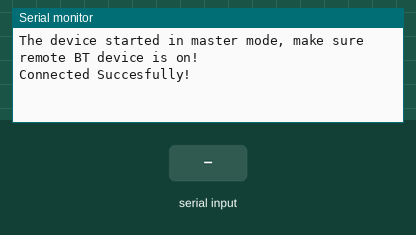
Simulated run of this sketch. Board: ESP32. On the bench: the last lines printed to the serial monitor. The test bench sets the inputs (shaded band). Nothing arrives over Bluetooth unless stated.

Above: at 1.2 s.
1.3 s: "90,45,200\n" received over the second serial link
At 2.1 s:
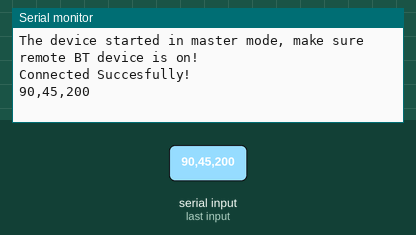
2.8 s: "90,45\n" received over the second serial link
At 3.3 s:
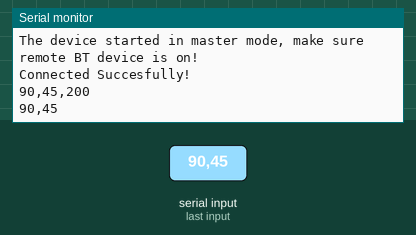
4.3 s: "5\n" received over the second serial link
At 5.7 s:
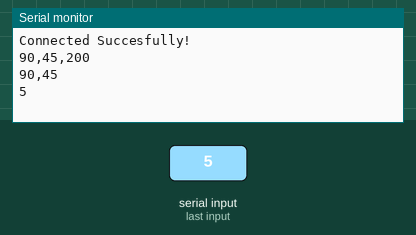

The sketch:

remote_esp.ino
```cpp
#include <BluetoothSerial.h>

#define RX1 9
#define TX1 10
#define RX2 16
#define TX2 17

char deli[2] = ",";

BluetoothSerial SerialBT;

unsigned long _startMillis;

int timedRead()
{
  int c;
  _startMillis = millis();
  do {
    c = SerialBT.read();
    if (c >= 0) return c;
  }
  while(millis() - _startMillis < 1000);
  return -1;     // -1 indicates timeout
}

String readStringUntil(char terminator)
{
  String ret;
  int c = timedRead();
  while (c >= 0 && c != terminator)
  {
    ret += (char)c;
    c = timedRead();
  }
  return ret;
}

String MACadd = "98:D3:31:F9:FB:26";
uint8_t address[6]  = {0x98, 0xD3, 0x31, 0xF9, 0xFB, 0x26};
String name = "HC-05";
char *pin = "1234"; //<- standard pin would be provided by default
bool connected;

void setup() {

  Serial2.begin(115200, SERIAL_8N1, RX2, TX2);
  //Serial1.begin(115200, SERIAL_8N1, RX1, TX1);
  Serial.begin(115200, SERIAL_8N1);
  SerialBT.begin("ESP32test", true);
  Serial.println("The device started in master mode, make sure remote BT device is on!");

  connected = SerialBT.connect(address);
  //connected = SerialBT.connect(name);

  if(connected) {
    Serial.println("Connected Succesfully!");
    }

  else {
    while(!SerialBT.connected(10000)) {
      Serial.println("Failed to connect. Make sure remote device is available and in range, then restart app.");
    }
  }
}

void loop() {

  int array_read[6];
  char charbuff[29];
  String incomingString;

  if (SerialBT.available()) {
    incomingString = readStringUntil('\n');
  }

  //Serial.println(incomingString);

  incomingString.toCharArray(charbuff, 29);
  Serial.println(charbuff);

  char *token;
  token = strtok(charbuff, deli);

  for (int i = 0; i < 6; ++i) {
    if (token != NULL){
      array_read[i] = atoi(token);
      token = strtok(NULL, deli);
    //delay(100);
    }
  }
  for (int i = 0; i < 6; ++i) {
    //Serial.println(String(array_read[i]));
  }
  Serial.println();
  delay(10);
}
```

Measured:
- after the input at 1.3 s, the serial monitor: prints a new line at once (image 1)
- after the input at 2.8 s, the serial monitor: prints a new line at once (image 2)
- after the input at 4.3 s, the serial monitor: prints a new line at once (image 3)
